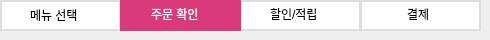
   <widget class="QWidget" name="page_turn_order">
    <widget class="QFrame" name="frame_7">
     <property name="geometry">
      <rect>
       <x>360</x>
       <y>0</y>
       <width>121</width>
       <height>31</height>
      </rect>
     </property>
     <property name="styleSheet">
      <string notr="true">QFrame{
	border:2px #DDD;
	border-style:solid;
	background:#FFF;
}</string>
     </property>
     <property name="frameShape">
      <enum>QFrame::Shape::StyledPanel</enum>
     </property>
     <property name="frameShadow">
      <enum>QFrame::Shadow::Raised</enum>
     </property>
     <widget class="QLabel" name="label_8">
      <property name="geometry">
       <rect>
        <x>47</x>
        <y>4</y>
        <width>41</width>
        <height>20</height>
       </rect>
      </property>
      <property name="styleSheet">
       <string notr="true">QLabel{
	border:none;
	color:#000;
}</string>
      </property>
      <property name="text">
       <string>결제</string>
      </property>
     </widget>
    </widget>
    <widget class="QFrame" name="frame_8">
     <property name="geometry">
      <rect>
       <x>240</x>
       <y>0</y>
       <width>121</width>
       <height>31</height>
      </rect>
     </property>
     <property name="styleSheet">
      <string notr="true">QFrame{
	border:2px #DDD;
	border-style:solid;
	background:#FFF;
}</string>
     </property>
     <property name="frameShape">
      <enum>QFrame::Shape::StyledPanel</enum>
     </property>
     <property name="frameShadow">
      <enum>QFrame::Shadow::Raised</enum>
     </property>
     <widget class="QLabel" name="label_9">
      <property name="geometry">
       <rect>
        <x>30</x>
        <y>4</y>
        <width>71</width>
        <height>20</height>
       </rect>
      </property>
      <property name="styleSheet">
       <string notr="true">QLabel{
	border:none;
	color:#000;
}</string>
      </property>
      <property name="text">
       <string>할인/적립</string>
      </property>
     </widget>
    </widget>
    <widget class="QFrame" name="frame_9">
     <property name="geometry">
      <rect>
       <x>0</x>
       <y>0</y>
       <width>121</width>
       <height>31</height>
      </rect>
     </property>
     <property name="styleSheet">
      <string notr="true">QFrame{
	border:2px #DDD;
	border-style:solid;
	background:#FFF;
}</string>
     </property>
     <property name="frameShape">
      <enum>QFrame::Shape::StyledPanel</enum>
     </property>
     <property name="frameShadow">
      <enum>QFrame::Shadow::Raised</enum>
     </property>
     <widget class="QLabel" name="label_10">
      <property name="geometry">
       <rect>
        <x>30</x>
        <y>4</y>
        <width>71</width>
        <height>21</height>
       </rect>
      </property>
      <property name="styleSheet">
       <string notr="true">QLabel{
	border:none;
	color:#000;
}</string>
      </property>
      <property name="text">
       <string>메뉴 선택</string>
      </property>
     </widget>
    </widget>
    <widget class="QFrame" name="frame_10">
     <property name="geometry">
      <rect>
       <x>120</x>
       <y>0</y>
       <width>121</width>
       <height>31</height>
      </rect>
     </property>
     <property name="styleSheet">
      <string notr="true">QFrame{
	border:none;
	background:#DA3A7B;
}</string>
     </property>
     <property name="frameShape">
      <enum>QFrame::Shape::StyledPanel</enum>
     </property>
     <property name="frameShadow">
      <enum>QFrame::Shadow::Raised</enum>
     </property>
     <widget class="QLabel" name="label_11">
      <property name="geometry">
       <rect>
        <x>31</x>
        <y>4</y>
        <width>81</width>
        <height>20</height>
       </rect>
      </property>
      <property name="styleSheet">
       <string notr="true">QLabel{
	border:none;
	color:#FFF;
}</string>
      </property>
      <property name="text">
       <string>주문 확인</string>
      </property>
     </widget>
    </widget>
   </widget>
